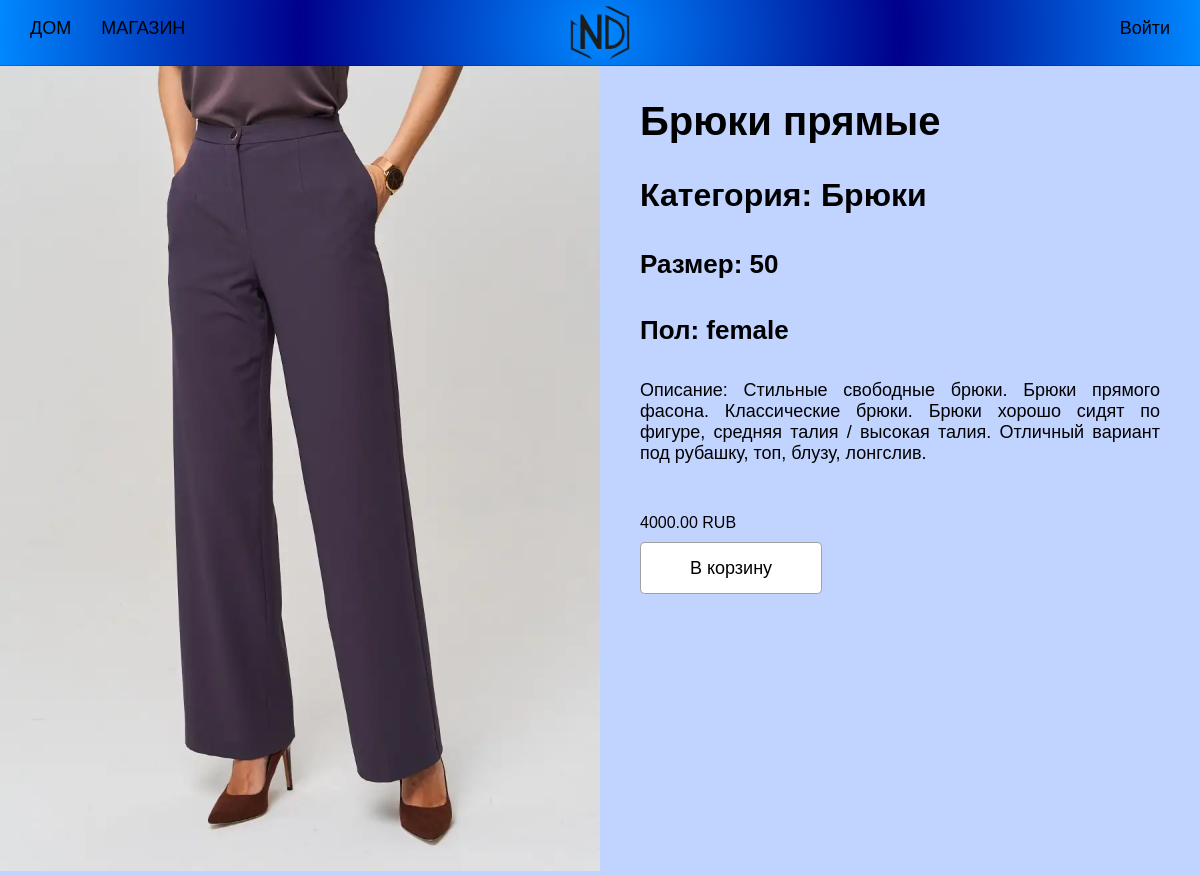
Screenshot of /shop/bryuki-pryamye/ with the database file from the repository.
### main/models.py (models this page shows, shortened)
class Product(models.Model):
    category = models.ForeignKey(Category, related_name='products',
                                 on_delete=models.PROTECT)
    name = models.CharField(max_length=50)
    slug = models.SlugField(max_length=50)
    image = models.ImageField(upload_to='products/%Y/%m/%d', blank=True)
    description = models.TextField(blank=True)
    gender = models.CharField(max_length=10, choices=GENDER, default='Женский')
    size = models.IntegerField(max_length=10, default=30)
    price = models.DecimalField(max_digits=10, decimal_places=2)
    available = models.BooleanField(default=True)
    created = models.DateTimeField(auto_now_add=True)
    updated = models.DateTimeField(auto_now=True)
    discount = models.DecimalField(default=0.00, max_digits=5,
                                   decimal_places=2)
    class Meta:
        ordering = ['name']
        indexes = [models.Index(fields=['id', 'slug']),
                   models.Index(fields=['name']),
                   models.Index(fields=['-created'])]

class Category(models.Model):
    name  = models.CharField(max_length=20, unique=True)
    slug = models.SlugField(max_length=20, unique=True)
    class Meta:
        ordering = ['name']
        indexes = [models.Index(fields=['name'])]
        verbose_name = 'Category'
        verbose_name_plural = 'Categories'
    def __str__(self):
        return self.name

### main/views.py (the view)
# urls.py: path('shop/<slug:slug>/', views.product_details, name='product_detail'),
def product_details(request, slug):
    product = get_object_or_404(Product, slug=slug, available=True)
    cart_product_form = CartAddProductForm
    return render(request, 'main/product/detail.html', {'product':product,
                                                        'cart_product_form': cart_product_form})

### cart/context_processors.py (called while the page is built)
def cart(request):
    return {'cart': Cart(request)}

### main/templates/main/product/detail.html (shortened to what this page needs)
{% extends 'main/base.html' %}
{% load static %}
{% block content %}
<div class="detail-product">
    <div class="detail-img">
        <img src="{% if product.image %}{{ product.image.url }}{% else %}{% static 'img/no_image.png' %}{% endif %}" alt="" class="detail-image">
    </div>
    <div class="detail-description">
        <h2>{{ product.name }}</h2>
        <h3>Категория: {{ product.category }}</h3>
        <h4>Размер: {{ product.size }}</h4>
        <h4>Пол: {{ product.gender }}</h4>
        <p class="p-description">Описание: {{ product.description }}</p>
        {% if product.discount %}
            <div class="cart_discount">
                <p class="line">{{ product.price }}</p>
                <p>{{ product.sell_price }} RUB</p>
            </div>
        {% else %}
            <p class="price">{{ product.price }} RUB</p>
        {% endif %}
        <a href="#" class="cart-btn">В корзину</a>
    </div>
</div>
{% endblock content %}

### main/static/css/base.css (style rules this page uses)
:root { --box-shadow: 0 0 20px rgb(0, 255, 255); --text-shadow: 0 0 10px rgb(0, 255, 255); --gradient-logo: radial-gradient(circle,rgba(0, 136, 255, 1) 0%, rgb(0, 0, 139) 50%, rgba(0, 136, 255, 1) 100%); --gradient-c: linear-gradient(180deg,rgba(40, 40, 176, 1) 0%, rgba(0, 136, 255, 1) 50%, rgba(40, 40, 176, 1) 100%); }
h2 { font-size: 40px; }
h3 { font-size: 32px; }
h4 { font-size: 26px; }
body { background-color: rgb(193, 212, 255); margin: 0; padding: 0; font-family:'Lucida Sans', 'Lucida Sans Regular', 'Lucida Grande', 'Lucida Sans Unicode', Geneva, Verdana, sans-serif; font-size: 18px; }
a { text-decoration: none; color: black; }
.price { font-size: 16px; padding: 0; margin: 0; margin: 35px 0 10px 0; max-width: 195px; }
.detail-product { display: flex; justify-content: flex-start; }
.detail-image { height: 100%; max-width: 50vw; }
.detail-description { margin: 0 40px; text-align: justify; margin-bottom: 48px; }
.p-description { margin-bottom: 50px; }
.cart-btn { display: flex; align-items: center; justify-content: center; width: 180px; height: 50px; background-color: #fff; border: 1px solid rgba(0, 0, 0, 0.37); border-radius: 5px; }

### rows the page displays
Product: image (picture), name "Брюки прямые", category "Брюки", size "50", gender "female", description "Стильные свободные брюки. Брюки прямого фасона. Классические брюки. Брюки хорошо сидят по фигуре, средняя талия / высокая талия. Отличный вариант под рубашку, топ, блузу, лонгслив.", price "4000.00"
